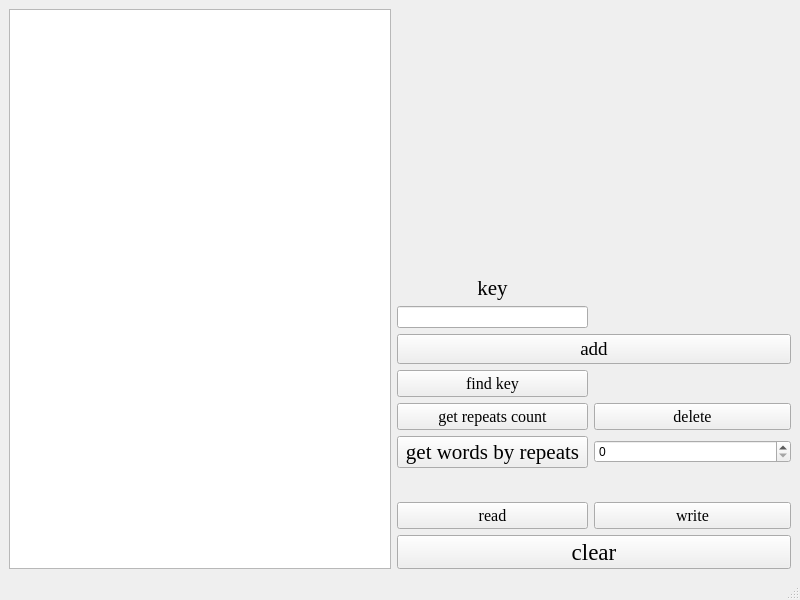
<?xml version="1.0" encoding="UTF-8"?>
<ui version="4.0">
 <class>MainWindow</class>
 <widget class="QMainWindow" name="MainWindow">
  <property name="geometry">
   <rect>
    <x>0</x>
    <y>0</y>
    <width>800</width>
    <height>600</height>
   </rect>
  </property>
  <property name="windowTitle">
   <string>MainWindow</string>
  </property>
  <widget class="QWidget" name="centralwidget">
   <layout class="QGridLayout" name="gridLayout" columnstretch="4,2,1,1">
    <item row="8" column="2" colspan="2">
     <widget class="QPushButton" name="write">
      <property name="font">
       <font>
        <family>Times New Roman</family>
        <pointsize>12</pointsize>
       </font>
      </property>
      <property name="text">
       <string>write</string>
      </property>
     </widget>
    </item>
    <item row="5" column="1">
     <widget class="QPushButton" name="get">
      <property name="font">
       <font>
        <family>Times New Roman</family>
        <pointsize>12</pointsize>
       </font>
      </property>
      <property name="text">
       <string>get repeats count</string>
      </property>
     </widget>
    </item>
    <item row="4" column="1">
     <widget class="QPushButton" name="find">
      <property name="font">
       <font>
        <family>Times New Roman</family>
        <pointsize>12</pointsize>
       </font>
      </property>
      <property name="text">
       <string>find key</string>
      </property>
     </widget>
    </item>
    <item row="1" column="1">
     <widget class="QLabel" name="label">
      <property name="font">
       <font>
        <family>Times New Roman</family>
        <pointsize>16</pointsize>
       </font>
      </property>
      <property name="text">
       <string>key</string>
      </property>
      <property name="alignment">
       <set>Qt::AlignBottom|Qt::AlignHCenter</set>
      </property>
     </widget>
    </item>
    <item row="9" column="1" colspan="3">
     <widget class="QPushButton" name="clear">
      <property name="font">
       <font>
        <family>Times New Roman</family>
        <pointsize>17</pointsize>
       </font>
      </property>
      <property name="text">
       <string>clear</string>
      </property>
     </widget>
    </item>
    <item row="4" column="2" colspan="2">
     <widget class="QLabel" name="isExist">
      <property name="font">
       <font>
        <family>Times New Roman</family>
        <pointsize>14</pointsize>
       </font>
      </property>
      <property name="text">
       <string/>
      </property>
      <property name="alignment">
       <set>Qt::AlignCenter</set>
      </property>
     </widget>
    </item>
    <item row="2" column="1">
     <widget class="QLineEdit" name="key"/>
    </item>
    <item row="0" column="0" rowspan="10">
     <widget class="QTableWidget" name="table"/>
    </item>
    <item row="6" column="1">
     <widget class="QPushButton" name="getRepeats">
      <property name="font">
       <font>
        <family>Times New Roman</family>
        <pointsize>16</pointsize>
       </font>
      </property>
      <property name="text">
       <string>get words by repeats</string>
      </property>
     </widget>
    </item>
    <item row="8" column="1">
     <widget class="QPushButton" name="read">
      <property name="font">
       <font>
        <family>Times New Roman</family>
        <pointsize>12</pointsize>
       </font>
      </property>
      <property name="text">
       <string>read</string>
      </property>
     </widget>
    </item>
    <item row="5" column="2" colspan="2">
     <widget class="QPushButton" name="pop">
      <property name="font">
       <font>
        <family>Times New Roman</family>
        <pointsize>12</pointsize>
       </font>
      </property>
      <property name="text">
       <string>delete</string>
      </property>
     </widget>
    </item>
    <item row="7" column="1" colspan="3">
     <widget class="QLabel" name="repeats">
      <property name="sizePolicy">
       <sizepolicy hsizetype="Preferred" vsizetype="Fixed">
        <horstretch>0</horstretch>
        <verstretch>0</verstretch>
       </sizepolicy>
      </property>
      <property name="font">
       <font>
        <family>Times New Roman</family>
        <pointsize>14</pointsize>
       </font>
      </property>
      <property name="text">
       <string/>
      </property>
      <property name="alignment">
       <set>Qt::AlignCenter</set>
      </property>
     </widget>
    </item>
    <item row="2" column="2" colspan="2">
     <widget class="QLabel" name="value">
      <property name="font">
       <font>
        <family>Times New Roman</family>
        <pointsize>14</pointsize>
       </font>
      </property>
      <property name="text">
       <string/>
      </property>
      <property name="alignment">
       <set>Qt::AlignCenter</set>
      </property>
     </widget>
    </item>
    <item row="3" column="1" colspan="3">
     <widget class="QPushButton" name="add">
      <property name="font">
       <font>
        <family>Times New Roman</family>
        <pointsize>14</pointsize>
       </font>
      </property>
      <property name="text">
       <string>add</string>
      </property>
     </widget>
    </item>
    <item row="6" column="2" colspan="2">
     <widget class="QSpinBox" name="countRepeats"/>
    </item>
   </layout>
  </widget>
  <widget class="QMenuBar" name="menubar">
   <property name="geometry">
    <rect>
     <x>0</x>
     <y>0</y>
     <width>800</width>
     <height>21</height>
    </rect>
   </property>
  </widget>
  <widget class="QStatusBar" name="statusbar"/>
 </widget>
 <resources/>
 <connections/>
</ui>
